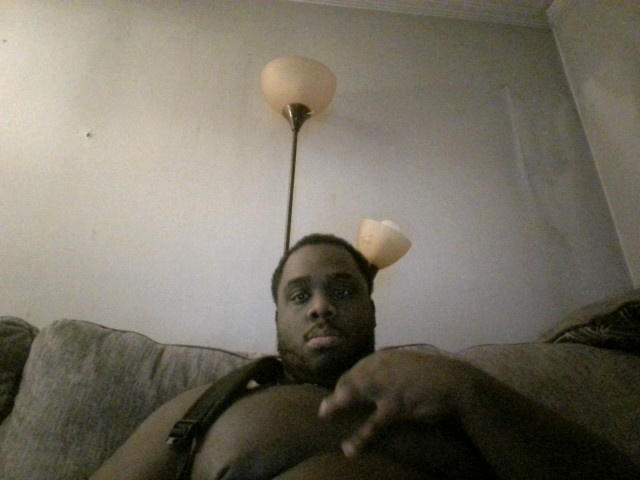
#> input picture backend/snapshots/motion_20260131_205221.jpg, 640 x 480 px
$ python -i inference.py   (imports and definitions only)
#> lines starting #> are read from the running program, lines starting #| are printed output that depends on the picture
import cv2


class InferenceEngine:
    def __init__(self, min_area=800):
        self.previous_frame = None
        self.min_area = min_area
        self.motion_count = 0

    def process_frame(self, frame):
        gray = cv2.cvtColor(frame, cv2.COLOR_BGR2GRAY)
        gray = cv2.GaussianBlur(gray, (21, 21), 0)

        if self.previous_frame is None:
            self.previous_frame = gray
            return frame, False

        frame_delta = cv2.absdiff(self.previous_frame, gray)
        thresh = cv2.threshold(frame_delta, 25, 255, cv2.THRESH_BINARY)[1]
        thresh = cv2.dilate(thresh, None, iterations=2)

        contours, _ = cv2.findContours(
            thresh, cv2.RETR_EXTERNAL, cv2.CHAIN_APPROX_SIMPLE
        )

        motion_detected = False

        for contour in contours:
            if cv2.contourArea(contour) < self.min_area:
                continue

            (x, y, w, h) = cv2.boundingRect(contour)
            cv2.rectangle(frame, (x, y), (x + w, y + h), (0, 255, 0), 2)
            motion_detected = True

        self.previous_frame = gray

        if motion_detected:
            self.motion_count += 1

        return frame, motion_detected

>>> import cv2
>>> picture = cv2.imread('../snapshots/motion_20260131_205221.jpg')
#> picture is the input picture: shape (480, 640, 3); mean B, G, R 99.4, 112.3, 117.3
>>> result = InferenceEngine().process_frame(picture)
#> in process_frame, `gray = cv2.cvtColor(frame, cv2.COLOR_BGR2GRAY)`:
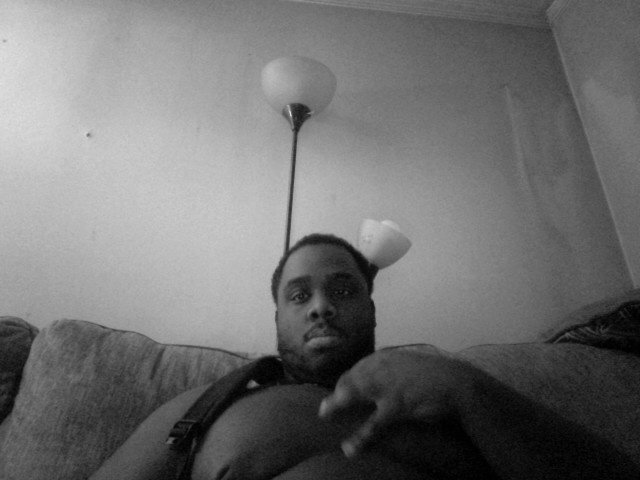
#> gray: shape (480, 640); min 0, max 226, mean 112.3

$ run again, on backend/snapshots/motion_20260131_205224.jpg
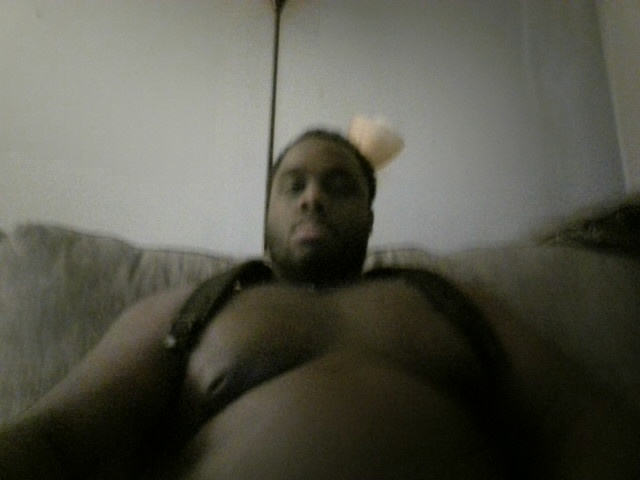
#> input picture backend/snapshots/motion_20260131_205224.jpg, 640 x 480 px
#> picture is the input picture: shape (480, 640, 3); mean B, G, R 75.4, 86.3, 86.4
#> in process_frame, `gray = cv2.cvtColor(frame, cv2.COLOR_BGR2GRAY)`:
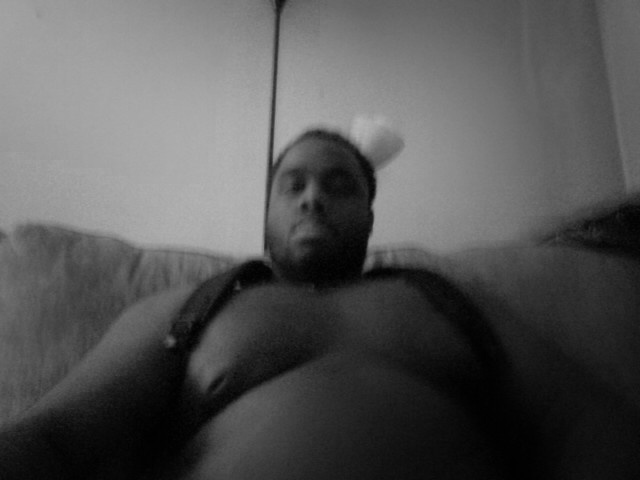
#> gray: shape (480, 640); min 0, max 181, mean 85.1

$ run again, on backend/snapshots/motion_20260131_205227.jpg
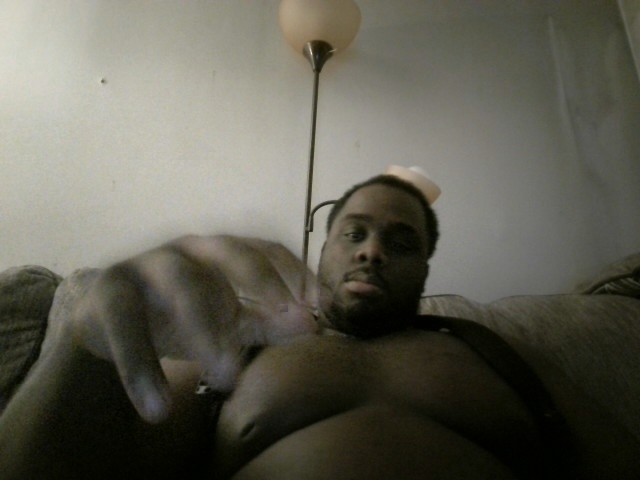
#> input picture backend/snapshots/motion_20260131_205227.jpg, 640 x 480 px
#> picture is the input picture: shape (480, 640, 3); mean B, G, R 82.8, 94.2, 95.7
#> in process_frame, `gray = cv2.cvtColor(frame, cv2.COLOR_BGR2GRAY)`:
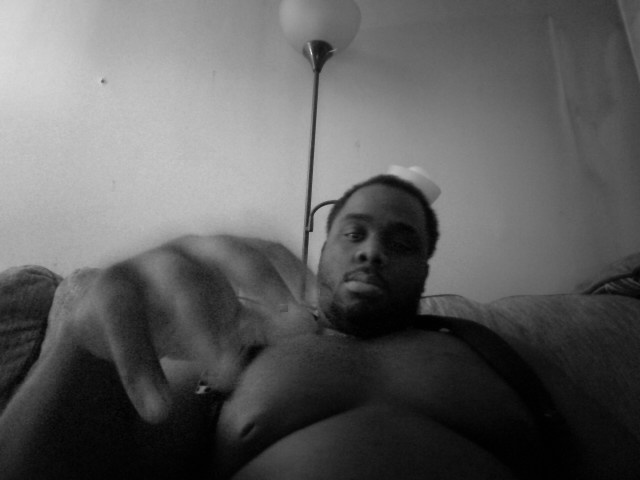
#> gray: shape (480, 640); min 0, max 232, mean 93.4

$ run again, on backend/snapshots/motion_20260131_205230.jpg
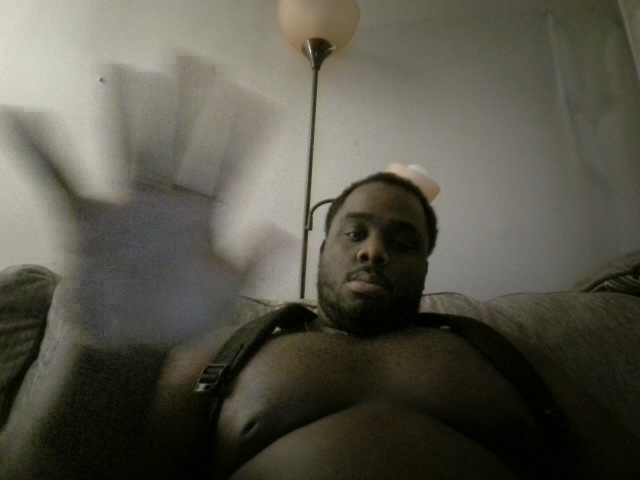
#> input picture backend/snapshots/motion_20260131_205230.jpg, 640 x 480 px
#> picture is the input picture: shape (480, 640, 3); mean B, G, R 73.4, 85, 86.7
#> in process_frame, `gray = cv2.cvtColor(frame, cv2.COLOR_BGR2GRAY)`:
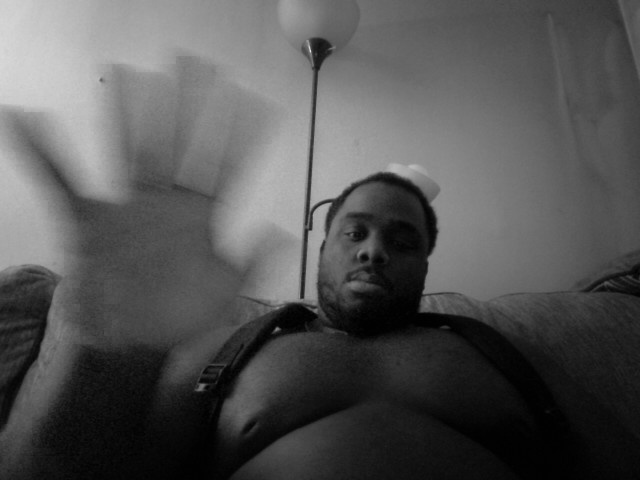
#> gray: shape (480, 640); min 0, max 226, mean 84.2
